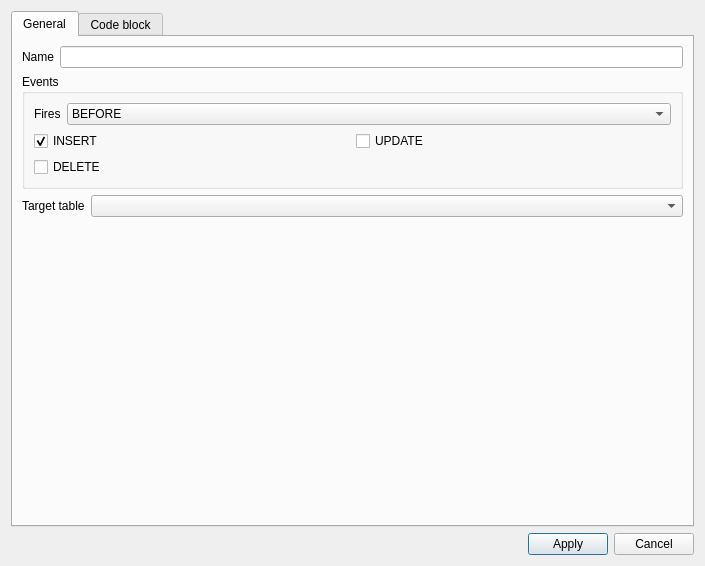
<?xml version="1.0" encoding="UTF-8"?>
<ui version="4.0">
 <class>FirebirdTriggerForm</class>
 <widget class="QDialog" name="FirebirdTriggerForm">
  <property name="geometry">
   <rect>
    <x>0</x>
    <y>0</y>
    <width>705</width>
    <height>566</height>
   </rect>
  </property>
  <property name="windowTitle">
   <string>Dialog</string>
  </property>
  <layout class="QVBoxLayout" name="verticalLayout">
   <item>
    <widget class="QTabWidget" name="tabWidget">
     <property name="currentIndex">
      <number>0</number>
     </property>
     <widget class="QWidget" name="tGeneral">
      <attribute name="title">
       <string>General</string>
      </attribute>
      <layout class="QVBoxLayout" name="verticalLayout_3">
       <item>
        <layout class="QHBoxLayout" name="horizontalLayout_4">
         <item>
          <widget class="QLabel" name="lblName">
           <property name="text">
            <string>Name</string>
           </property>
          </widget>
         </item>
         <item>
          <widget class="QLineEdit" name="edtName"/>
         </item>
        </layout>
       </item>
       <item>
        <widget class="QGroupBox" name="gbEvents">
         <property name="title">
          <string>Events</string>
         </property>
         <layout class="QVBoxLayout" name="verticalLayout_2">
          <item>
           <layout class="QHBoxLayout" name="horizontalLayout_2">
            <item>
             <widget class="QLabel" name="label">
              <property name="text">
               <string>Fires</string>
              </property>
             </widget>
            </item>
            <item>
             <widget class="QComboBox" name="cmbBeforeAfter">
              <property name="sizePolicy">
               <sizepolicy hsizetype="Expanding" vsizetype="Fixed">
                <horstretch>0</horstretch>
                <verstretch>0</verstretch>
               </sizepolicy>
              </property>
              <item>
               <property name="text">
                <string>BEFORE</string>
               </property>
              </item>
              <item>
               <property name="text">
                <string>AFTER</string>
               </property>
              </item>
             </widget>
            </item>
           </layout>
          </item>
          <item>
           <layout class="QGridLayout" name="gridLayout">
            <item row="0" column="1">
             <widget class="QCheckBox" name="chkUpdateEvent">
              <property name="text">
               <string>UPDATE</string>
              </property>
             </widget>
            </item>
            <item row="0" column="0">
             <widget class="QCheckBox" name="chkInsertEvent">
              <property name="text">
               <string>INSERT</string>
              </property>
              <property name="checked">
               <bool>true</bool>
              </property>
             </widget>
            </item>
            <item row="1" column="0">
             <widget class="QCheckBox" name="chkDeleteEvent">
              <property name="text">
               <string>DELETE</string>
              </property>
             </widget>
            </item>
           </layout>
          </item>
         </layout>
        </widget>
       </item>
       <item>
        <layout class="QFormLayout" name="formLayout">
         <item row="0" column="1">
          <widget class="QComboBox" name="cmbTargetTable">
           <property name="editable">
            <bool>false</bool>
           </property>
          </widget>
         </item>
         <item row="0" column="0">
          <widget class="QLabel" name="lblTargetTable">
           <property name="sizePolicy">
            <sizepolicy hsizetype="Maximum" vsizetype="Preferred">
             <horstretch>0</horstretch>
             <verstretch>0</verstretch>
            </sizepolicy>
           </property>
           <property name="text">
            <string>Target table</string>
           </property>
          </widget>
         </item>
        </layout>
       </item>
       <item>
        <spacer name="verticalSpacer">
         <property name="orientation">
          <enum>Qt::Vertical</enum>
         </property>
         <property name="sizeHint" stdset="0">
          <size>
           <width>20</width>
           <height>88</height>
          </size>
         </property>
        </spacer>
       </item>
      </layout>
     </widget>
     <widget class="QWidget" name="tCodeBlock">
      <attribute name="title">
       <string>Code block</string>
      </attribute>
      <layout class="QVBoxLayout" name="verticalLayout_4">
       <item>
        <widget class="QPlainTextEdit" name="teCodeBlock"/>
       </item>
      </layout>
     </widget>
    </widget>
   </item>
   <item>
    <layout class="QHBoxLayout" name="horizontalLayout">
     <item>
      <spacer name="horizontalSpacer">
       <property name="orientation">
        <enum>Qt::Horizontal</enum>
       </property>
       <property name="sizeHint" stdset="0">
        <size>
         <width>40</width>
         <height>20</height>
        </size>
       </property>
      </spacer>
     </item>
     <item>
      <widget class="QPushButton" name="btnApply">
       <property name="text">
        <string>Apply</string>
       </property>
       <property name="icon">
        <iconset resource="../../sdk/icons.qrc">
         <normaloff>:/icons/disk.png</normaloff>:/icons/disk.png</iconset>
       </property>
      </widget>
     </item>
     <item>
      <widget class="QPushButton" name="btnCancel">
       <property name="text">
        <string>Cancel</string>
       </property>
       <property name="icon">
        <iconset resource="../../sdk/icons.qrc">
         <normaloff>:/icons/cross.png</normaloff>:/icons/cross.png</iconset>
       </property>
      </widget>
     </item>
    </layout>
   </item>
  </layout>
 </widget>
 <resources>
  <include location="../../sdk/icons.qrc"/>
  <include location="../../sdk/icons.qrc"/>
  <include location="../../sdk/icons.qrc"/>
  <include location="../../sdk/icons.qrc"/>
 </resources>
 <connections/>
</ui>
